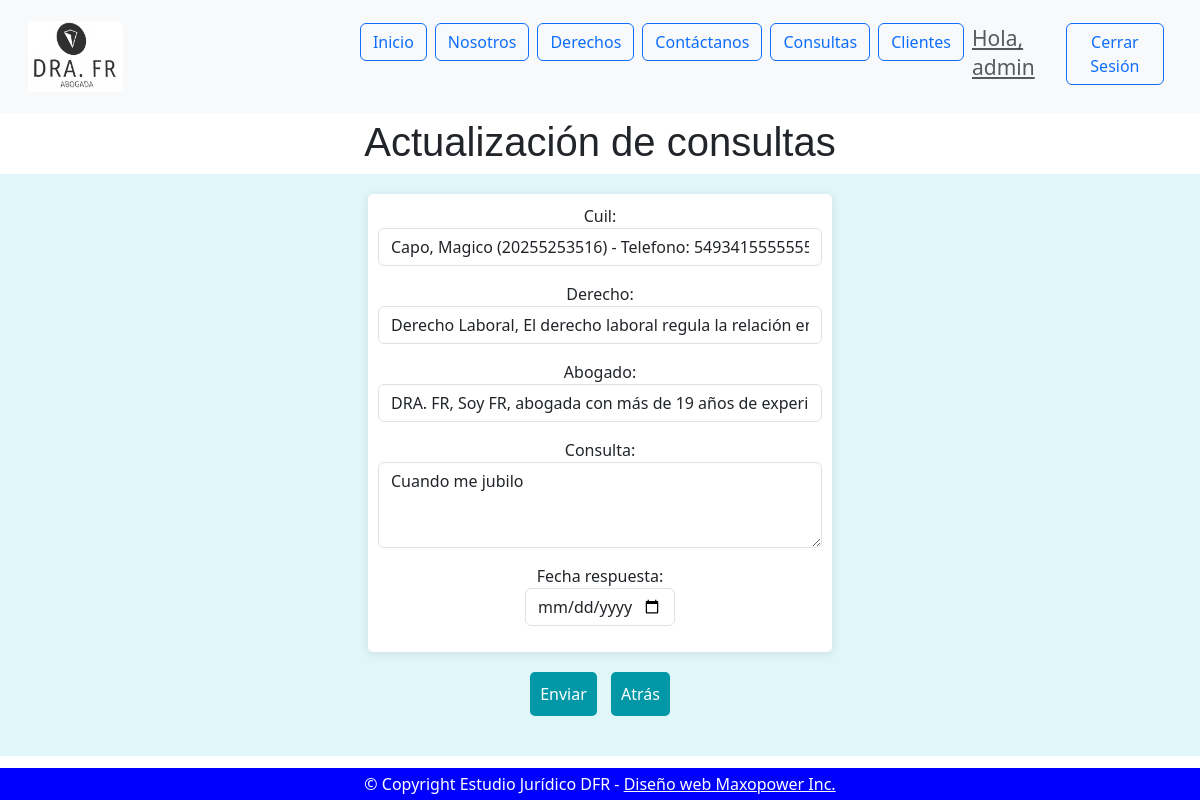
/consultas/consultas/update/1 (signed in), run on an earlier commit of the app's database.
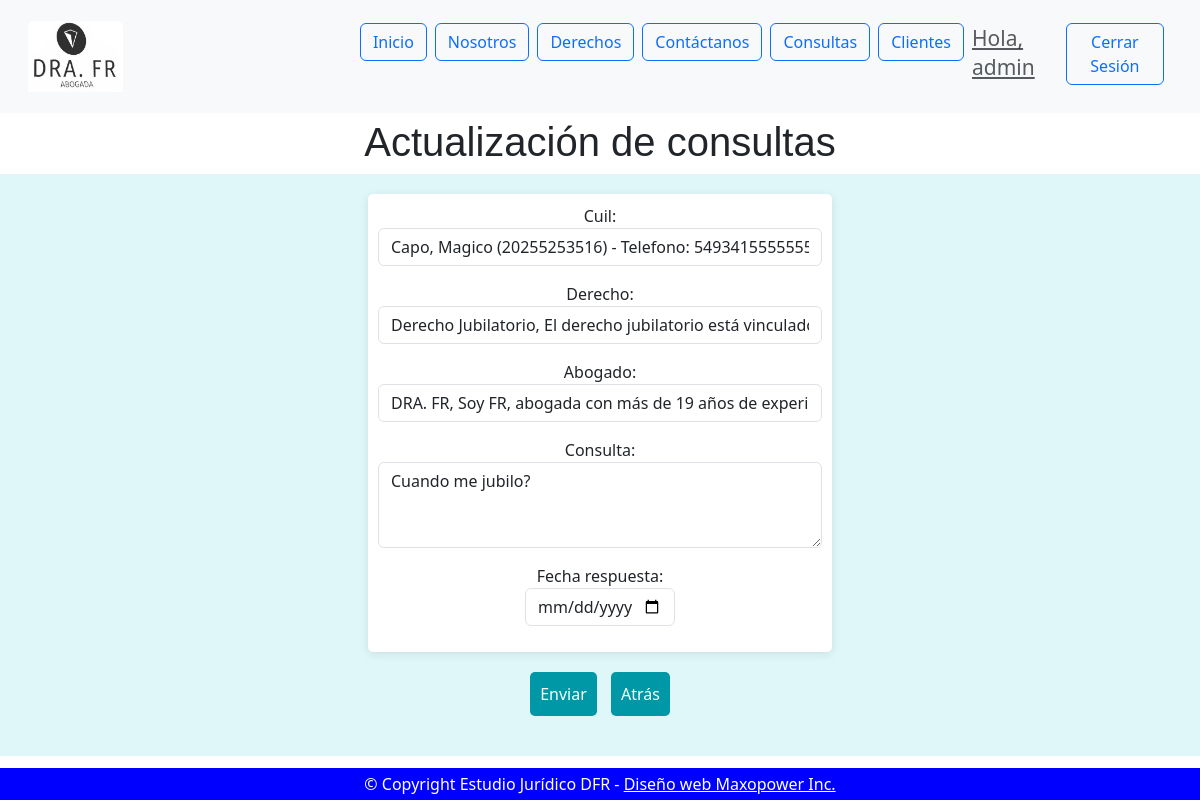
And on a later commit of the database.
### consultas/models.py (models this page shows, shortened)
class Consulta(models.Model):
    class Estado(models.TextChoices):
        PENDIENTE = "PENDIENTE", "Pendiente"
        RESPONDIDA = "RESPONDIDA", "Respondida"
    cuil = models.ForeignKey(Cliente, on_delete=models.DO_NOTHING)
    derecho = models.ForeignKey(Derecho, on_delete=models.DO_NOTHING)
    abogado = models.ForeignKey(Nosotros, on_delete=models.DO_NOTHING)
    consulta = models.TextField(max_length=200)
    fecha_consulta = models.DateField(auto_now=True)
    estado_consulta = models.CharField(
        max_length=10, choices=Estado.choices, default=Estado.PENDIENTE
    )
    fecha_respuesta = models.DateField(null=True, blank=True)
    disponible = models.BooleanField(default=True)
    class Meta:
        verbose_name = "Consulta"
        verbose_name_plural = "Consultas"

### consultas/views.py (the view)
# urls.py: path('consultas/update/<int:pk>', ConsultaUpdate.as_view(), name='consulta_update'),
class ConsultaUpdate(LoginRequiredMixin, UpdateView):
    model = Consulta
    form_class = ConsultaForm
    success_url = reverse_lazy('consultas:consulta_list')

### consultas/forms.py (shortened to what this page needs)
class ConsultaForm(forms.ModelForm):
    class Meta:
        model = Consulta
        fields = ['cuil', 'derecho', 'abogado', 'consulta', 'fecha_respuesta']
        widgets = {
            'cuil': forms.Select(attrs={'class': 'form-control'}),
            'derecho': forms.Select(attrs={'class': 'form-control'}),
            'abogado': forms.Select(attrs={'class': 'form-control'}),
            'consulta': forms.Textarea(attrs={'class': 'form-control', 'rows': 3}),  # Área de texto para consulta
            'fecha_respuesta': forms.DateInput(attrs={
                'class': 'form-control',
                'type': 'date',
                'style': 'width: 150px; margin: 0 auto;'  # Ajusta el tamaño y centra
            }),
        }

### clientes/models.py (called while the page is built)
    def __str__(self):
        return (
            f"{self.apellido}, {self.nombre} ({self.cuil}) - Telefono: {self.telefono}"
        )

### derechos/models.py (called while the page is built)
    def __str__(self):
        return f"{self.nombre}, {self.descripcion}: {self.disponible}"

### nosotros/models.py (called while the page is built)
    def __str__(self):
        return f"{self.nombre}, {self.descripcion}, {self.celular}"

### consultas/templates/consultas/consulta_form.html (shortened to what this page needs)
{% extends 'home/base.html' %}
{% block header %}
    {% if form.instance.pk %}
        <h1 style="text-align: center; font-family: Arial, sans-serif; margin-top: 5px;">
            Actualización de consultas
        </h1>
    {% else %}
        <h1 style="text-align: center; font-family: Arial, sans-serif; margin-top: 5px;">
            Agregando consultas
        </h1>
    {% endif %}
{% endblock header %}
{% block main %}
<div style="text-align: center; background-color: #e0f7fa; padding: 20px;">
    <form method="POST" style="margin-bottom: 20px;">
        <table style="margin: 0 auto; width: 40%; border-collapse: collapse; background-color: #ffffff; border-radius: 5px; box-shadow: 0 2px 10px rgba(0,0,0,0.1);">
            <tbody>
                <tr>
                    <td style="padding: 10px;">
                        {{ form.as_p }}
                    </td>
                </tr>
            </tbody>
        </table>
        <div style="margin-top: 20px;">
            <button type="submit" style="padding: 10px; background-color: #0097a7; border: none; border-radius: 5px; color: white; margin-right: 10px;">Enviar</button>
            <button style="padding: 10px; background-color: #0097a7; border: none; border-radius: 5px;">
                <a href="{% url 'consultas:consulta_index' %}" style="color: white; text-decoration: none;">Atrás</a>
            </button>
        </div>
    </form>
</div>
{% endblock main %}

What changed in the data, as far as the page shows it:
changed Consulta: derecho "Derecho Laboral, El derecho laboral regula la relación entre empleadores y empleados, protegiendo a los trabajadores y estableciendo sus derechos y obligaciones. En Argentina, este derecho es tutelado por diversas normas, como la Ley de Contrato de Trabajo (Ley 20.744) y otros convenios colectivos de trabajo. Algunos de los puntos clave son: Contrato de Trabajo Es un acuerdo entre un trabajador y un empleador en el que el primero se compromete a prestar sus servicios a cambio de una remuneración. Existen diferentes tipos de contratos: Contrato por tiempo indeterminado: Es el más común, donde el empleado trabaja sin una fecha de finalización. Contrato a plazo fijo: Tiene una fecha de término…" → "Derecho Jubilatorio, El derecho jubilatorio está vinculado a la seguridad social y protege a los trabajadores cuando alcanzan la edad para jubilarse, es decir, cuando dejan de trabajar después de cumplir con ciertos requisitos. En Argentina, el sistema de jubilaciones está regulado por la Ley 24.241 y otras normas complementarias. Requisitos para Jubilarse Edad: La edad jubilatoria en Argentina es de 65 años para los hombres y 60 años para las mujeres. Aportes: Es necesario haber realizado aportes durante al menos 30 años al sistema previsional (ANSES). Jubilaciones anticipadas: En algunos casos, los trabajadores pueden acceder a una jubilación anticipada, siempre y cuando cumplan con…"; consulta "Cuando me jubilo" → "Cuando me jubilo?"
